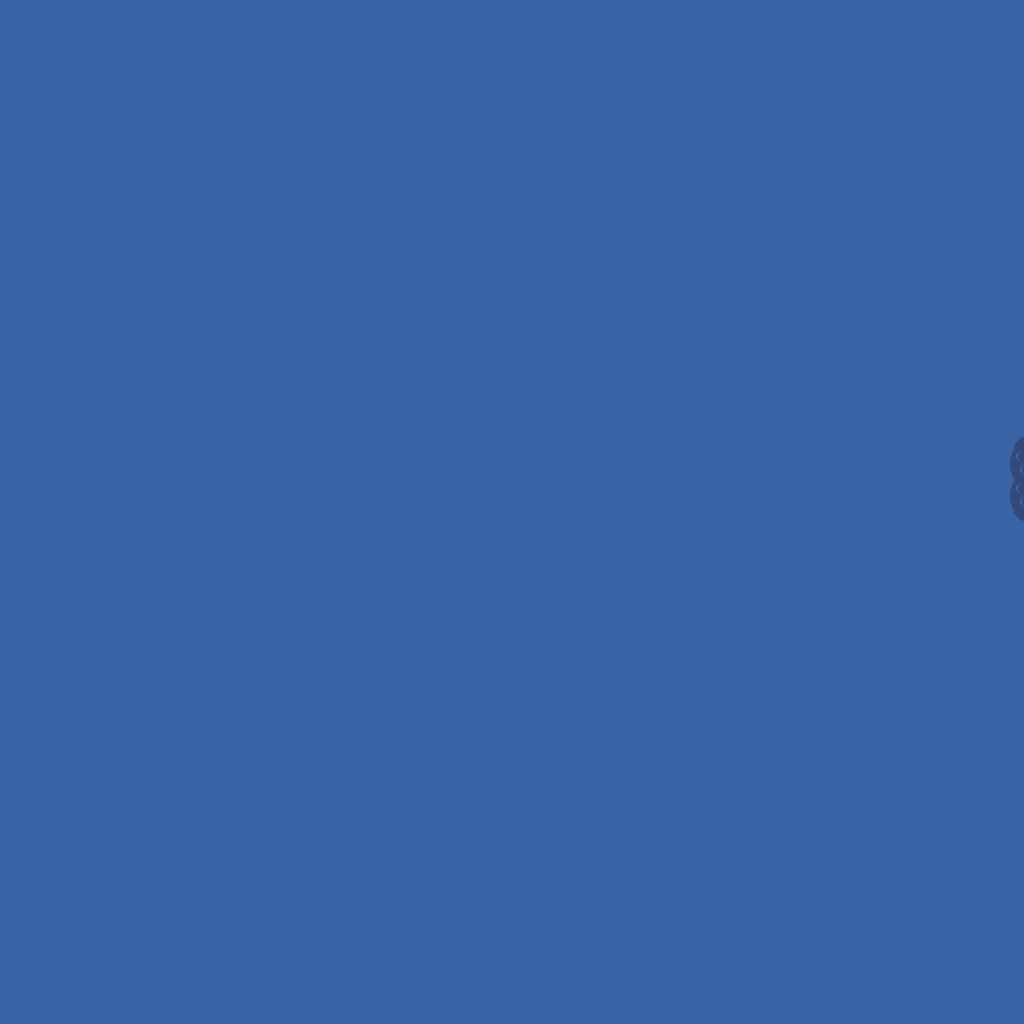

Tiled map render using the project's own tile images. Description and the map definition, with tile-layer contents summarised, below:
An orthogonal 64x64 tile map with 16x16 px tiles, 1 tile layer (base), 2 hidden layers not drawn.

<map version="1.10" tiledversion="1.12.1" orientation="orthogonal" renderorder="right-down" width="64" height="64" tilewidth="16" tileheight="16" infinite="0" nextlayerid="4" nextobjectid="1">
 <tileset firstgid="1" source="../classiciphone_pics4.tsx" />
 <layer id="1" name="base" width="64" height="64">
  <data>[4096 cells, 4096 non-empty, 5 distinct tile ids]</data>
 </layer>
 <layer id="2" name="collision" width="64" height="64" visible="0">
  <properties><property name="collision" value="true" /></properties>
  <data>[4096 cells, 0 non-empty, 0 distinct tile ids]</data>
 </layer>
 <layer id="3" name="water" width="64" height="64" visible="0">
  <properties><property name="terrain" value="water" /></properties>
  <data>[4096 cells, 4096 non-empty, 1 distinct tile ids]</data>
 </layer>
</map>
